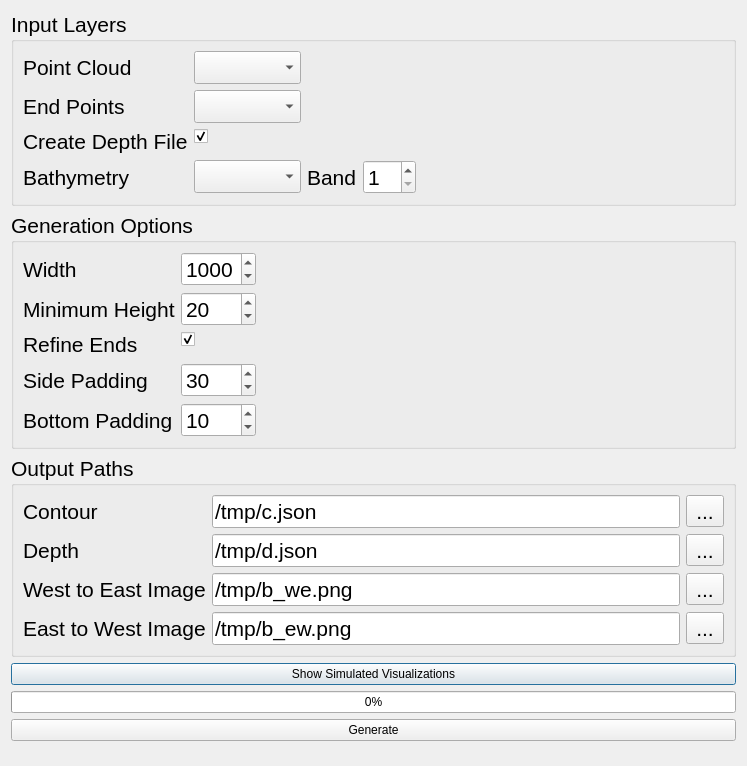
<?xml version="1.0" encoding="UTF-8"?>
<ui version="4.0">
 <class>AirGapVisDialogBase</class>
 <widget class="QDialog" name="AirGapVisDialogBase">
  <property name="geometry">
   <rect>
    <x>0</x>
    <y>0</y>
    <width>747</width>
    <height>766</height>
   </rect>
  </property>
  <property name="windowTitle">
   <string>AirGapVis</string>
  </property>
  <layout class="QVBoxLayout" name="verticalLayout_2">
   <item>
    <widget class="QGroupBox" name="inputGroup">
     <property name="font">
      <font>
       <pointsize>16</pointsize>
      </font>
     </property>
     <property name="title">
      <string>Input Layers</string>
     </property>
     <layout class="QFormLayout" name="formLayout_5">
      <item row="0" column="0" colspan="2">
       <layout class="QFormLayout" name="formLayout_4">
        <item row="0" column="0">
         <widget class="QLabel" name="pointCloudLabel">
          <property name="text">
           <string>Point Cloud</string>
          </property>
         </widget>
        </item>
        <item row="2" column="0">
         <widget class="QLabel" name="endPointsLabel">
          <property name="text">
           <string>End Points</string>
          </property>
         </widget>
        </item>
        <item row="2" column="1">
         <layout class="QHBoxLayout" name="horizontalLayout_12">
          <item>
           <widget class="QComboBox" name="endPointsComboBox"/>
          </item>
          <item>
           <spacer name="horizontalSpacer_2">
            <property name="orientation">
             <enum>Qt::Horizontal</enum>
            </property>
            <property name="sizeHint" stdset="0">
             <size>
              <width>40</width>
              <height>20</height>
             </size>
            </property>
           </spacer>
          </item>
         </layout>
        </item>
        <item row="4" column="0">
         <widget class="QLabel" name="bathymetryLabel">
          <property name="text">
           <string>Bathymetry</string>
          </property>
         </widget>
        </item>
        <item row="4" column="1">
         <layout class="QHBoxLayout" name="bathymetryLayout">
          <item>
           <widget class="QComboBox" name="bathymetryComboBox">
            <property name="enabled">
             <bool>true</bool>
            </property>
            <property name="autoFillBackground">
             <bool>false</bool>
            </property>
           </widget>
          </item>
          <item>
           <widget class="QLabel" name="bandLabel">
            <property name="text">
             <string>Band</string>
            </property>
           </widget>
          </item>
          <item>
           <widget class="QSpinBox" name="bandSpinBox">
            <property name="maximumSize">
             <size>
              <width>75</width>
              <height>16777215</height>
             </size>
            </property>
            <property name="minimum">
             <number>1</number>
            </property>
           </widget>
          </item>
          <item>
           <spacer name="horizontalSpacer">
            <property name="orientation">
             <enum>Qt::Horizontal</enum>
            </property>
            <property name="sizeHint" stdset="0">
             <size>
              <width>40</width>
              <height>20</height>
             </size>
            </property>
           </spacer>
          </item>
         </layout>
        </item>
        <item row="0" column="1">
         <layout class="QHBoxLayout" name="horizontalLayout_13">
          <item>
           <widget class="QComboBox" name="pointCloudComboBox"/>
          </item>
          <item>
           <spacer name="horizontalSpacer_3">
            <property name="orientation">
             <enum>Qt::Horizontal</enum>
            </property>
            <property name="sizeHint" stdset="0">
             <size>
              <width>40</width>
              <height>20</height>
             </size>
            </property>
           </spacer>
          </item>
         </layout>
        </item>
        <item row="3" column="0">
         <widget class="QLabel" name="createDepthFileLabel">
          <property name="text">
           <string>Create Depth File</string>
          </property>
         </widget>
        </item>
        <item row="3" column="1">
         <widget class="QCheckBox" name="createDepthFileCheckBox">
          <property name="checked">
           <bool>true</bool>
          </property>
         </widget>
        </item>
       </layout>
      </item>
     </layout>
    </widget>
   </item>
   <item>
    <widget class="QGroupBox" name="optionGroup">
     <property name="font">
      <font>
       <pointsize>16</pointsize>
      </font>
     </property>
     <property name="title">
      <string>Generation Options</string>
     </property>
     <layout class="QFormLayout" name="formLayout_7">
      <item row="1" column="0" colspan="2">
       <layout class="QFormLayout" name="formLayout_6">
        <item row="0" column="0">
         <widget class="QLabel" name="widthLabel">
          <property name="text">
           <string>Width</string>
          </property>
         </widget>
        </item>
        <item row="0" column="1">
         <widget class="QSpinBox" name="widthSpinBox">
          <property name="maximumSize">
           <size>
            <width>75</width>
            <height>16777215</height>
           </size>
          </property>
          <property name="maximum">
           <number>16777215</number>
          </property>
          <property name="value">
           <number>1000</number>
          </property>
         </widget>
        </item>
        <item row="1" column="0">
         <widget class="QLabel" name="minimumHeightLabel">
          <property name="text">
           <string>Minimum Height</string>
          </property>
         </widget>
        </item>
        <item row="1" column="1">
         <widget class="QSpinBox" name="minimumHeightSpinBox">
          <property name="maximumSize">
           <size>
            <width>75</width>
            <height>16777215</height>
           </size>
          </property>
          <property name="maximum">
           <number>100</number>
          </property>
          <property name="value">
           <number>20</number>
          </property>
         </widget>
        </item>
        <item row="2" column="0">
         <widget class="QLabel" name="refineEndsLabel">
          <property name="text">
           <string>Refine Ends</string>
          </property>
         </widget>
        </item>
        <item row="2" column="1">
         <widget class="QCheckBox" name="refineEndsCheckBox">
          <property name="checked">
           <bool>true</bool>
          </property>
         </widget>
        </item>
        <item row="3" column="0">
         <widget class="QLabel" name="paddingLeftLabel">
          <property name="text">
           <string>Side Padding</string>
          </property>
         </widget>
        </item>
        <item row="3" column="1">
         <widget class="QSpinBox" name="paddingLeftSpinBox">
          <property name="maximumSize">
           <size>
            <width>75</width>
            <height>16777215</height>
           </size>
          </property>
          <property name="maximum">
           <number>1000</number>
          </property>
          <property name="value">
           <number>30</number>
          </property>
         </widget>
        </item>
        <item row="4" column="0">
         <widget class="QLabel" name="paddingBottomLabel">
          <property name="text">
           <string>Bottom Padding</string>
          </property>
         </widget>
        </item>
        <item row="4" column="1">
         <widget class="QSpinBox" name="paddingBottomSpinBox">
          <property name="maximumSize">
           <size>
            <width>75</width>
            <height>16777215</height>
           </size>
          </property>
          <property name="maximum">
           <number>1000</number>
          </property>
          <property name="value">
           <number>10</number>
          </property>
         </widget>
        </item>
       </layout>
      </item>
     </layout>
    </widget>
   </item>
   <item>
    <widget class="QGroupBox" name="outputGroup">
     <property name="font">
      <font>
       <pointsize>16</pointsize>
      </font>
     </property>
     <property name="title">
      <string>Output Paths</string>
     </property>
     <property name="flat">
      <bool>false</bool>
     </property>
     <layout class="QFormLayout" name="formLayout_9">
      <item row="0" column="0" colspan="2">
       <layout class="QFormLayout" name="formLayout_8">
        <item row="0" column="0">
         <widget class="QLabel" name="contourLabel">
          <property name="text">
           <string>Contour</string>
          </property>
         </widget>
        </item>
        <item row="0" column="1">
         <layout class="QHBoxLayout" name="horizontalLayout">
          <item>
           <widget class="QLineEdit" name="contourLineEdit">
            <property name="text">
             <string>/tmp/c.json</string>
            </property>
           </widget>
          </item>
          <item>
           <widget class="QToolButton" name="contourToolButton">
            <property name="text">
             <string>...</string>
            </property>
           </widget>
          </item>
         </layout>
        </item>
        <item row="1" column="0">
         <widget class="QLabel" name="depthLabel">
          <property name="text">
           <string>Depth</string>
          </property>
         </widget>
        </item>
        <item row="1" column="1">
         <layout class="QHBoxLayout" name="horizontalLayout_2">
          <item>
           <widget class="QLineEdit" name="depthLineEdit">
            <property name="enabled">
             <bool>true</bool>
            </property>
            <property name="text">
             <string>/tmp/d.json</string>
            </property>
            <property name="frame">
             <bool>true</bool>
            </property>
           </widget>
          </item>
          <item>
           <widget class="QToolButton" name="depthToolButton">
            <property name="text">
             <string>...</string>
            </property>
           </widget>
          </item>
         </layout>
        </item>
        <item row="2" column="0">
         <widget class="QLabel" name="westToEastBackgroundLabel">
          <property name="text">
           <string>West to East Image</string>
          </property>
          <property name="textFormat">
           <enum>Qt::RichText</enum>
          </property>
         </widget>
        </item>
        <item row="2" column="1">
         <layout class="QHBoxLayout" name="horizontalLayout_3">
          <item>
           <widget class="QLineEdit" name="westEastBackgroundLineEdit">
            <property name="text">
             <string>/tmp/b_we.png</string>
            </property>
           </widget>
          </item>
          <item>
           <widget class="QToolButton" name="westEastBackgroundToolButton">
            <property name="text">
             <string>...</string>
            </property>
           </widget>
          </item>
         </layout>
        </item>
        <item row="3" column="0">
         <widget class="QLabel" name="eastToWestBackgroundLabel">
          <property name="text">
           <string>East to West Image</string>
          </property>
         </widget>
        </item>
        <item row="3" column="1">
         <layout class="QHBoxLayout" name="horizontalLayout_8">
          <item>
           <widget class="QLineEdit" name="eastWestBackgroundLineEdit">
            <property name="text">
             <string>/tmp/b_ew.png</string>
            </property>
           </widget>
          </item>
          <item>
           <widget class="QToolButton" name="eastWestBackgroundToolButton">
            <property name="text">
             <string>...</string>
            </property>
           </widget>
          </item>
         </layout>
        </item>
       </layout>
      </item>
     </layout>
    </widget>
   </item>
   <item>
    <widget class="QPushButton" name="showSimulatedVisualizationsButton">
     <property name="text">
      <string>Show Simulated Visualizations</string>
     </property>
    </widget>
   </item>
   <item>
    <widget class="QProgressBar" name="progressBar">
     <property name="enabled">
      <bool>true</bool>
     </property>
     <property name="value">
      <number>0</number>
     </property>
     <property name="orientation">
      <enum>Qt::Horizontal</enum>
     </property>
     <property name="format">
      <string>%p%</string>
     </property>
    </widget>
   </item>
   <item>
    <widget class="QPushButton" name="generateButton">
     <property name="text">
      <string>Generate</string>
     </property>
     <property name="flat">
      <bool>false</bool>
     </property>
    </widget>
   </item>
   <item>
    <spacer name="verticalSpacer">
     <property name="orientation">
      <enum>Qt::Vertical</enum>
     </property>
     <property name="sizeHint" stdset="0">
      <size>
       <width>20</width>
       <height>40</height>
      </size>
     </property>
    </spacer>
   </item>
  </layout>
 </widget>
 <resources/>
 <connections/>
</ui>
